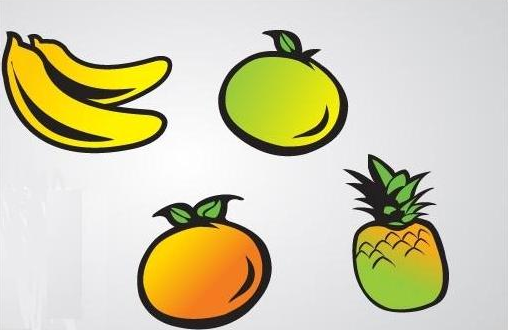
#> input picture Digital-Image-Processing/Lab 4/Lab 4/Lab4-image.png, 508 x 331 px
$ python 'Task 2.py'
#> lines starting #> are read from the running program, lines starting #| are printed output that depends on the picture; after the words box and inside, x2 and y2 are one past the last pixel; in counts of white or black regions, pixels touching at a corner belong together
from PIL import Image
import numpy as np

def binarize_image(path,threshold):
    """Binarize an image."""
#> called with path = 'Lab4-image.png', threshold = 145
    img = Image.open(path)
#> img is the input picture: PIL image 508x331 RGB; mean R, G, B 209, 204.6, 173.9
    img = img.convert('L')  # convert image to greyscale
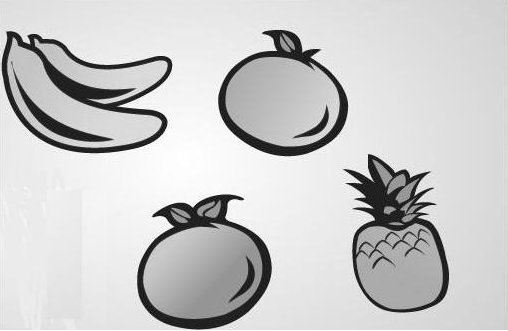
#> img: PIL image 508x331 L; min 0, max 255, mean 202.3
    img = img.point(lambda i: 0 if i < threshold else 255)  # if pixel intensity is less than threshold, change it to else 255
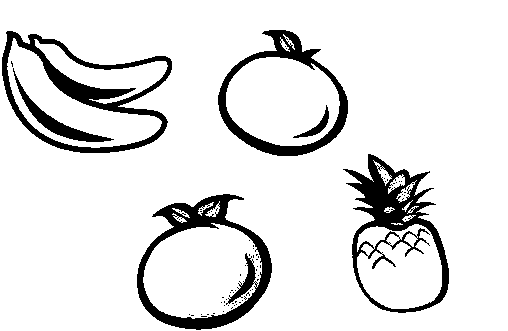
#> img: PIL image 508x331 L; 89% white; 73 black regions (67 under 20 px), largest, box (x1, y1, x2, y2) and area: (343, 154, 449, 313) 4774, (137, 194, 272, 330) 4557, (2, 31, 172, 153) 4504, (218, 30, 348, 156) 3242, (13, 68, 114, 142) 1038, (293, 105, 329, 138) 262
    return img

grayscale=binarize_image("Lab4-image.png",145)
arr = np.asarray(grayscale)

count=0
a=np.pad(arr, ((1,1),(1,1)), 'constant')   #zero padding to avoid out of bound error when checking for neighbours
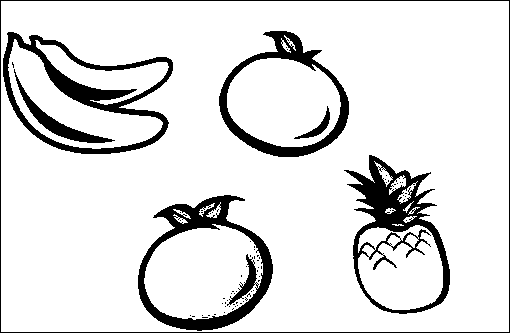
#> a: shape (333, 510); 88.1% white; 74 black regions (67 under 20 px), largest, box (x1, y1, x2, y2) and area: (344, 155, 450, 314) 4774, (138, 195, 273, 331) 4557, (3, 32, 173, 154) 4504
rows = a.shape[0]    #width & height of the image i.e. no. of pixels
#> rows = 333
cols = a.shape[1]
#> cols = 510

for x in range(0, rows):
    for y in range(0, cols):
        if (a[x,y]==0):
            continue
        else:
            conn_labels = []
            if (a[x - 1, y]!=255) and (a[x - 1, y]!=0):    #neglecting the neighbours who dont have any labels (yet)
                conn_labels.append(a[x - 1, y])
            if (a[x + 1, y]!=255) and (a[x + 1, y]!=0):
                conn_labels.append(a[x + 1, y])
            if (a[x , y-1]!=255) and (a[x , y-1]!=0):
                conn_labels.append(a[x, y - 1])
            if (a[x , y+1]!=255) and (a[x , y+1]!=0):
                conn_labels.append(a[x, y + 1])

            if len(conn_labels)==0:
                    count=count+1    #incrementing label when no neighbour labels found
                    a[x,y]=count     #assigning the label
            else:
                min_label = min(conn_labels)     #assigning the minimum label
                a[x, y] = min_label
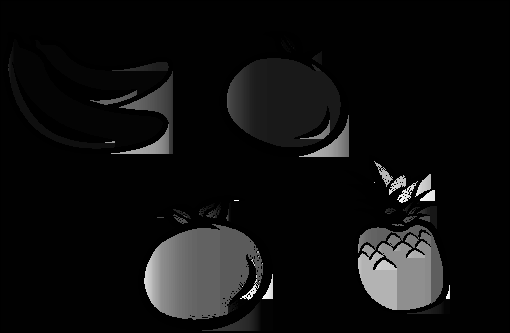
#> a: shape (333, 510); min 0, max 255, mean 15.3
#> after the loop, count = 568

im=Image.fromarray(a)      #convert array to image
im.show()
